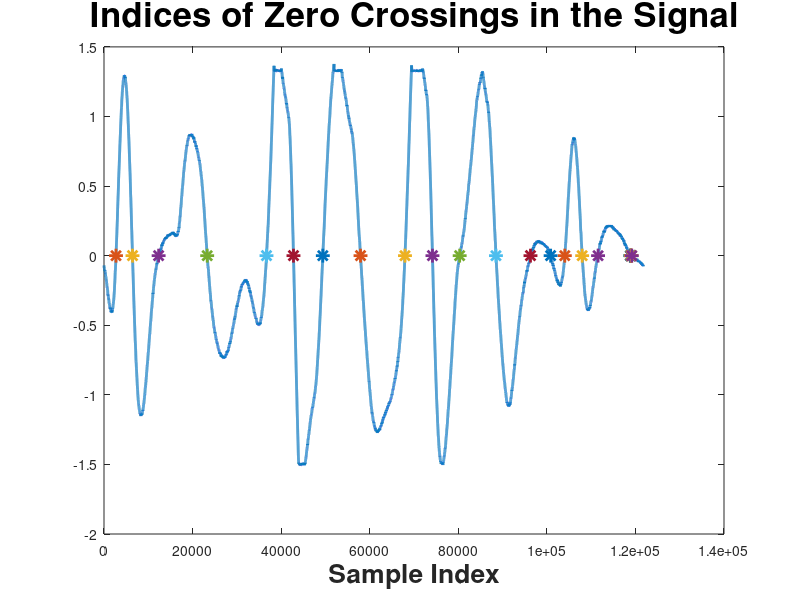

Write the MATLAB code that produced this figure.
%RETURNS INDICES OF ZERO CROSSINGS IN THE REAL SIGNAL

% Please feel free to use the code in your research and development works.
% We would appreciate a citation to the paper below when this code
% is helpful in obtaining results in your future publications.

% Publication for citation:
%(1) Abu Sajana R., R. Subramanian, P. Vijay Kumar, Syam Krishnan, Bharadwaj Amrutur, Jeena Sebastian, Malati Hegde, S. V. R. Anand,
% "A Low-Complexity Algorithm for Intrusion Detection in a PIR-Based Wireless Sensor Network,"
% In 5th International Conference on Intelligent Sensors, Sensor Networks and Information Processing (ISSNIP), pages 337–342, Dec 2009.

%(2) The SmartDetect WSN Team, "SmartDetect: An efficient WSN implementation for intrusion detection,"
% Communication Systems and Networks (COMSNETS), 2010 Second International Conference on, Bangalore, 2010, pp. 1-2.

% We suggest the user refer to the publication for implementation details.

clc; clear; close;

% Load Real Data
load C2v0800016.dat; A=C2v0800016(:,2);
% Signal region of interest
A=A(42300:164100);
% remove DC in signal
A=A-mean(A);

k=1;

for i=1:length(A)-1
    if((A(i)<0 && A(i+1)>=0)||(A(i)>0 && A(i+1)<=0))
        index(k)=i;
        k=k+1;
    end;
end;

plot(A,'LineWidth',2);
hold on;
plot(index,0,'*','LineWidth',2,'MarkerSize',10);
title('Indices of Zero Crossings in the Signal','FontSize',25,'FontWeight','bold')
xlabel('Sample Index','FontSize',19,'FontWeight','bold')
